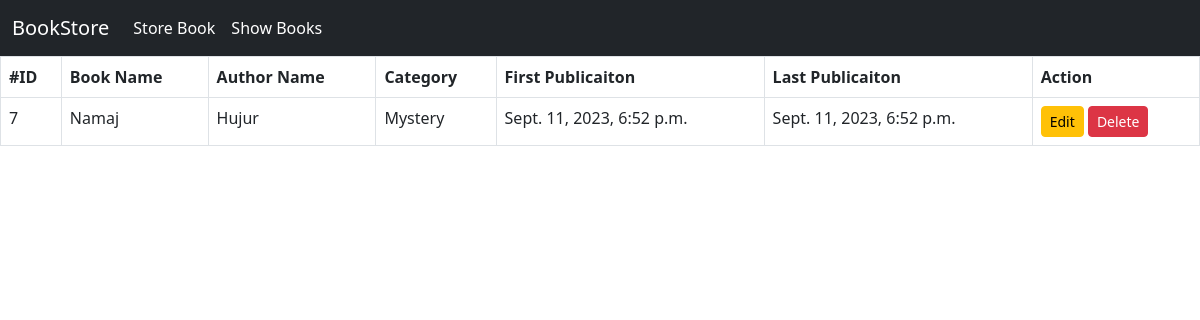
The page /book_details/7 on the database its author committed.
### book/models.py (models this page shows)
class BookStoreModel(models.Model):
    CATEGORY = (
    ('Mystery', 'Fiqh'),
    ('Thriller', 'Tafseer'),
    ('Sci-Fi', 'Quran'),
    ('Humor', 'Hadith'),
    ('Horror', 'spirituality'),
    )
    id = models.IntegerField(primary_key=True)
    book_name = models.CharField(max_length=30)
    author = models.CharField(max_length=30)
    category = models.CharField(max_length=30, choices=CATEGORY)
    first_pub = models.DateTimeField(auto_now_add=True)
    last_pub = models.DateTimeField(auto_now=True)

### book/views.py (the view)
# urls.py: path('book_details/<int:id>', views.BookDetailsView.as_view(), name='book_details'),
class BookDetailsView(DetailView):
    model = BookStoreModel
    template_name = 'book_details.html'
    context_object_name = 'item'
    pk_url_kwarg = 'id'

### book/templates/book_details.html
{% extends 'base.html' %} {% block content%}
<table class="table table-bordered">
  <thead>
    <tr>
      <th scope="col">#ID</th>
      <th scope="col">Book Name</th>
      <th scope="col">Author Name</th>
      <th scope="col">Category</th>
      <th scope="col">First Publicaiton</th>
      <th scope="col">Last Publicaiton</th>
      <th scope="col">Action</th>
    </tr>
  </thead>
  <tbody>
    <tr>
      <td>{{item.id}}</td>
      <td>{{item.book_name}}</td>
      <td>{{item.author}}</td>
      <td>{{item.category}}</td>
      <td>{{item.first_pub}}</td>
      <td>{{item.last_pub}}</td>
      <td><a href="{% url 'edit_book' pk=item.id %}" class='btn btn-warning btn-sm'>Edit</a> <a
          class='btn btn-danger btn-sm' href="{% url 'delete_book' pk=item.id %}">Delete</a> </td>
    </tr>
  </tbody>
</table>
{% endblock %}

### rows shown on the page
BookStoreModel: id "7", book_name "Namaj", author "Hujur", category "Mystery", first_pub "Sept. 11, 2023, 6:52 p.m.", last_pub "Sept. 11, 2023, 6:52 p.m."
